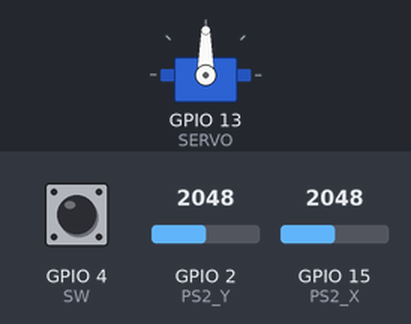
Recording of a sketch running on a simulated ESP32. Parts: servo. The test bench sets the inputs (shaded band); at power-on: GPIO 2 (PS2_Y) = 2048, GPIO 4 (SW) HIGH, GPIO 15 (PS2_X) = 2048. What the sketch prints to the serial monitor is not drawn.

Above: at 1.2 s.
1.3 s: GPIO 2 (PS2_Y) set to 2866
At 2.4 s:
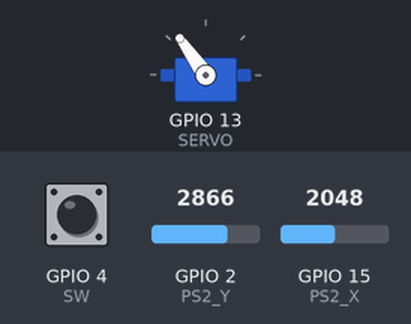
2.8 s: GPIO 2 (PS2_Y) set to 3603
At 3.9 s:
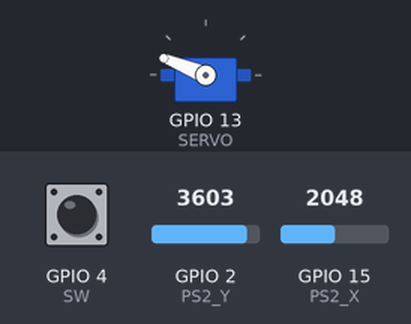
4.3 s: GPIO 2 (PS2_Y) set to 4095
At 5.4 s:
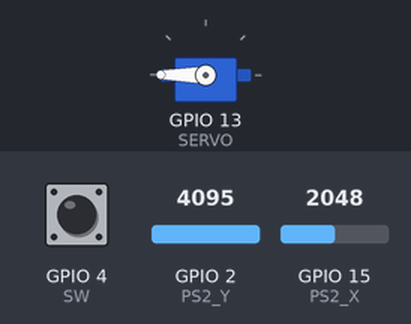
5.8 s: GPIO 2 (PS2_Y) set to 1228
At 6.9 s:
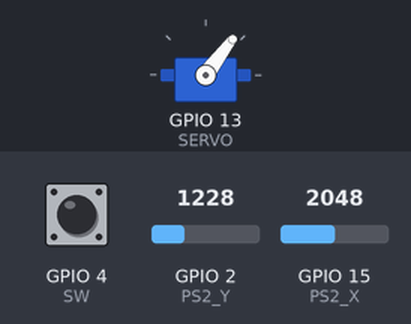
7.3 s: GPIO 2 (PS2_Y) set to 491
At 8.4 s:
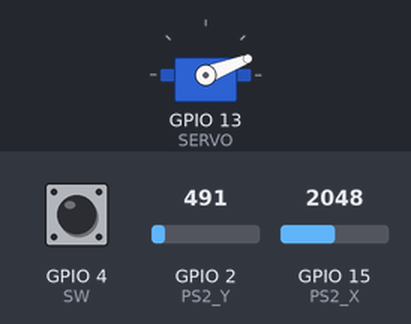
8.8 s: GPIO 2 (PS2_Y) set to 0
At 9.9 s:
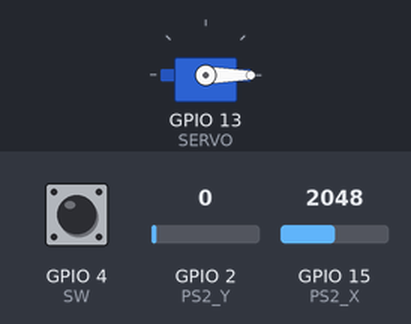
Timing chart, 0 to 11.3 s (numbered marks = the images above; inputs shaded):
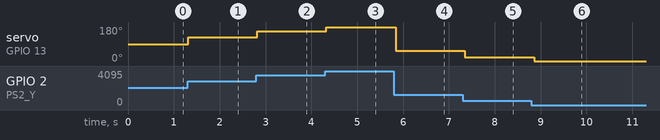

Measured:
- after the input at 1.3 s, servo on GPIO 13 (SERVO): 90° → 125° at once
- after the input at 2.8 s, servo on GPIO 13 (SERVO): 125° → 158° at once
- after the input at 4.3 s, servo on GPIO 13 (SERVO): 158° → 180° at once
- after the input at 5.8 s, servo on GPIO 13 (SERVO): 180° → 53° at once
- after the input at 7.3 s, servo on GPIO 13 (SERVO): 53° → 21° after 0.05 s
- after the input at 8.8 s, servo on GPIO 13 (SERVO): 21° → 0° after 0.06 s

The sketch:

Rocker_Servo-Library.ino
```cpp
//通过PS2摇杆，调用库控制舵机

#include <ESP32Servo.h> //舵机库

#define PS2_X 15
#define PS2_Y 2
#define SW 4

#define SERVO 13
#define RESOLUTION 12 //LEDC默认分辨率为12，所以将舵机LEDC分辨率同步
#define FREQ 50

//定义Servo对象
Servo my_servo;

int value;


void setup() {
  pinMode(PS2_X, INPUT);
  pinMode(PS2_Y, INPUT);
  pinMode(SW, INPUT_PULLUP);

  Serial.begin(115200); //约定串口波特率

  //分配硬件定时器
  ESP32PWM::allocateTimer(0);
  //设置频率
  my_servo.setPeriodHertz(FREQ);
  //关联servo对象与GPIO引脚，设置脉宽范围
  my_servo.attach(SERVO, 500, 2500);  //500脉宽对应0度，2500对应180度

}

void loop() {
  //map(需映射参数，参数最小值，参数最大值，映射范围最小值，映射范围最大值);
  value = map(analogRead(PS2_Y), 0, 4095, 0, 180);  //数值范围映射函数
  //读取数值
  Serial.printf("x：%d，y：%d，z：%d，映射后的y：%d\n",
                analogRead(PS2_X), analogRead(PS2_Y), digitalRead(SW),value);
  //输出PWM
  my_servo.write(value);
  delay(100);

}
```
